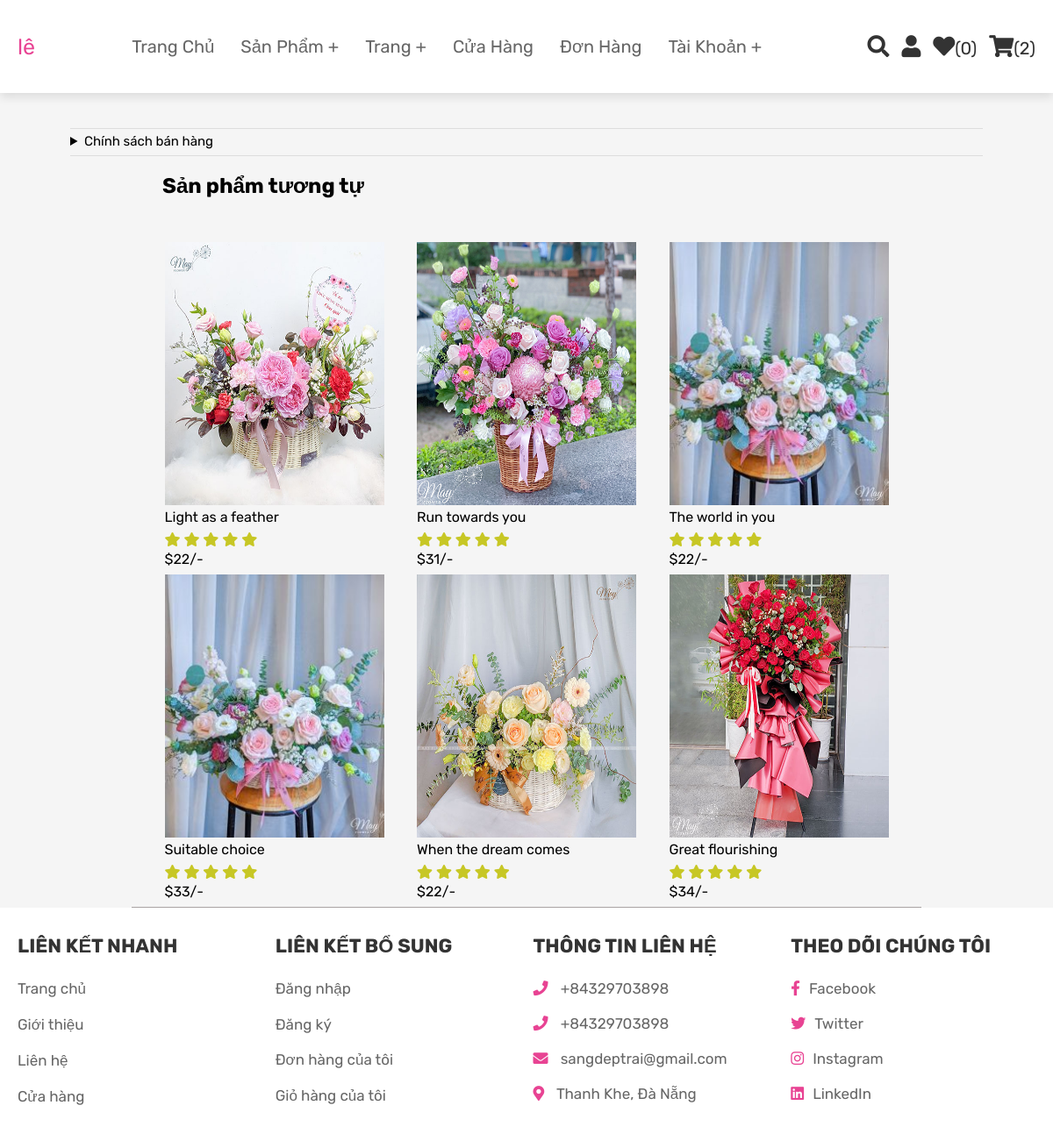
Screenshot of /viewpage.php (signed in) with the database file from the repository.
### tables this page shows
CREATE TABLE `products` (
  `id` int(100) NOT NULL,
  `name` varchar(100) NOT NULL,
  `details` varchar(500) NOT NULL,
  `price` int(100) NOT NULL,
  `image` varchar(100) NOT NULL
);

### viewpage.php (the view, shortened to what this page needs)
<?php
@include 'config.php';
?>
<!DOCTYPE html>
<html lang="vi">
<head>
    <link rel="stylesheet" href="css/view_page.css">
    <link rel="stylesheet" href="css/style.css">
    <link rel="stylesheet" href="https://cdnjs.cloudflare.com/ajax/libs/font-awesome/5.15.4/css/all.min.css">
</head>
<body>
    <?php @include 'header.php'; ?>
    <form action="" method="POST">
<div class="chinhsach-banhang">
    <hr class="gach-ngang">
    <details>
        <summary>Chính sách bán hàng</summary>
    </details>
    <hr class="gach-ngang">
</div>
<div class="sanpham-tuongtu">
    <h2>Sản phẩm tương tự</h2>
    <div class="tongsanpham">
    <?php
        $query = "SELECT * FROM products LIMIT " . 1 . ", " . 6;
        $result = mysqli_query($conn, $query);
        if (mysqli_num_rows($result) > 0) {
           while ($fetch_products = mysqli_fetch_assoc($result)) {
        ?>
        <div class="sanpham">
            <img src="uploaded_img/<?php echo $fetch_products['image']; ?>" alt="" width="250" height="300">
            <p class="tit"><?php echo $fetch_products['name']; ?></p>
            <div class="ngoisao">
                <i class="fas fa-star"></i>
                <i class="fas fa-star"></i>
                <i class="fas fa-star"></i>
                <i class="fas fa-star"></i>
                <i class="fas fa-star"></i>
            </div>
            <p class="price">$<?php echo $fetch_products['price']; ?>/-</p>
        </div>
        <?php
            }
         } else {
            echo '<p class="empty">Chưa có sản phẩm nào!</p>';
         }
    ?>
    </div>
</div>
<?php @include 'footer.php'; ?>
</body>
</html>

### css/view_page.css (style rules this page uses)
* { margin: 0; padding: 0; box-sizing: border-box; font-family: Arial, Helvetica, sans-serif; }
body { font-size: 16px; }
.price { margin-bottom: .5em; }
.chinhsach-banhang { padding: 40px 0 0 0; max-width: 1080px; margin-left: auto; margin-right: auto; padding-left: 2rem; padding-right: 2rem; }
.chinhsach-banhang summary { font-size: 1.5rem; width: auto; height: 3rem; box-sizing: border-box; padding-top: 0.5rem; }
.gach-ngang { height: 1px; background-color: #ddd; }
.tongsanpham { display: flex; padding-top: 40px; flex-wrap: wrap; flex-direction: row; justify-content: space-evenly; }
.sanpham-tuongtu { max-width: 900px; margin-left: auto; margin-right: auto; border-bottom: 1px solid rgb(169, 163, 163); }
.sanpham-tuongtu h2 { padding: 2rem 0 1rem 3.5rem; }
.sanpham { flex-basis: 25%; }
.tit { padding-bottom: 0.7rem; }
.ngoisao { color: rgb(199, 199, 37); display: inline; padding-bottom: 0.3rem; }
.sanpham img { transition-duration: 0.3s; overflow: hidden; }
.price { padding-top: 0.3rem; }

### css/style.css (style rules this page uses)
:root { --pink: #e84393; --red: #c0392b; --orange: #f39c12; --black: #333; --white: #fff; --light-color: #666; --light-white: #ccc; --light-bg: #f5f5f5; --border: .2rem solid var(--black); --box-shadow: 0 .5rem 1rem rgba(0, 0, 0, .1); }
* { font-family: 'Rubik', sans-serif; margin: 0; padding: 0; box-sizing: border-box; outline: none; border: none; text-decoration: none; transition: all .2s linear; }
html { font-size: 62.5%; overflow-x: hidden; scroll-behavior: smooth; scroll-padding-top: 6.5rem; }
body { background: var(--light-bg); }

### rows the page displays
products: image (picture), name "Light as a feather", price "22"
products: image (picture), name "Run towards you", price "31"
products: image (picture), name "The world in you", price "22"
products: image (picture), name "Suitable choice", price "33"
products: image (picture), name "When the dream comes", price "22"
products: image (picture), name "Great flourishing", price "34"

### other values shown
$name "lê"
$wishlist_num_rows "0"
$cart_num_rows "2"
